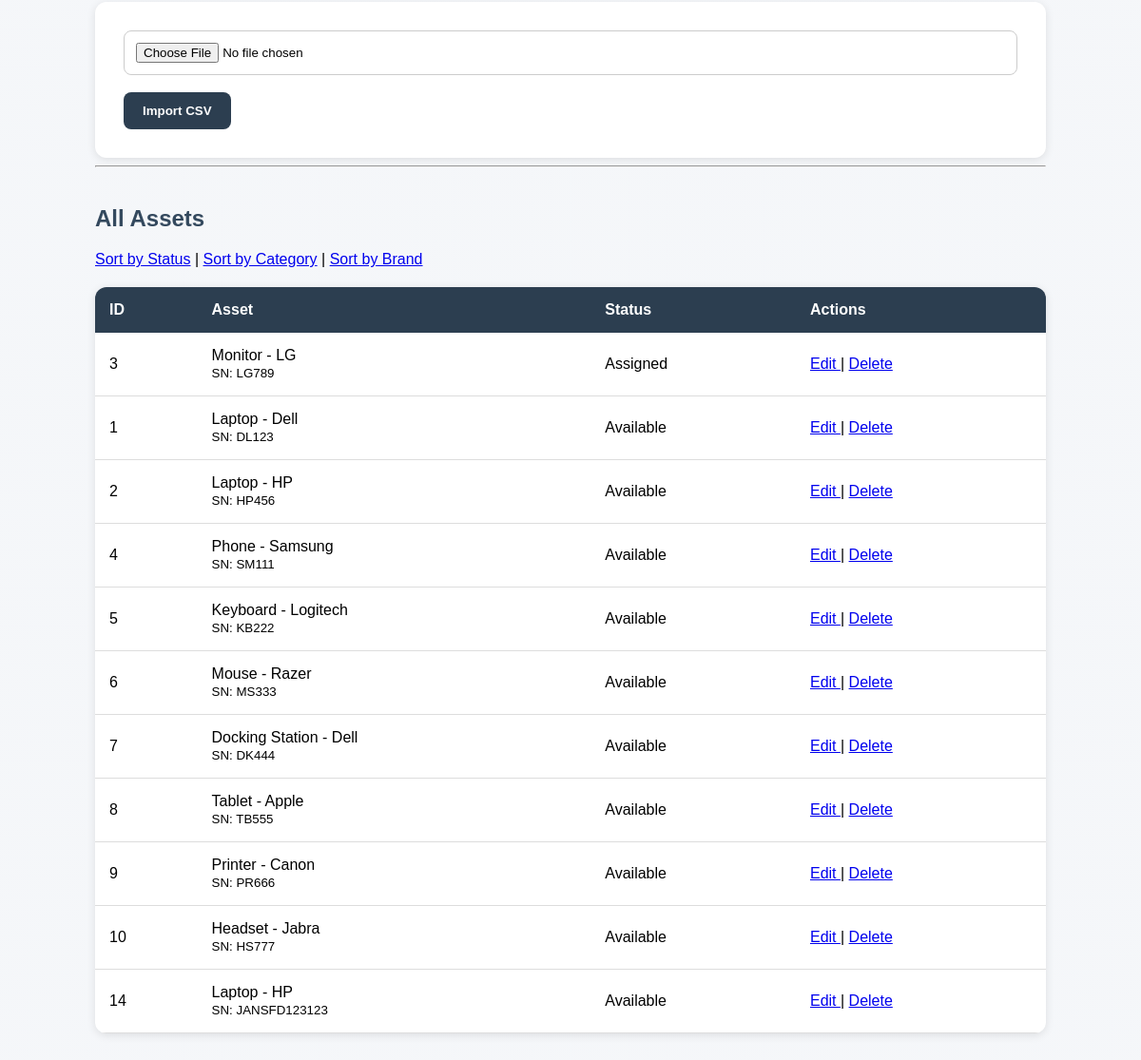
The page /assets/add (lower part) on the database as committed earlier.
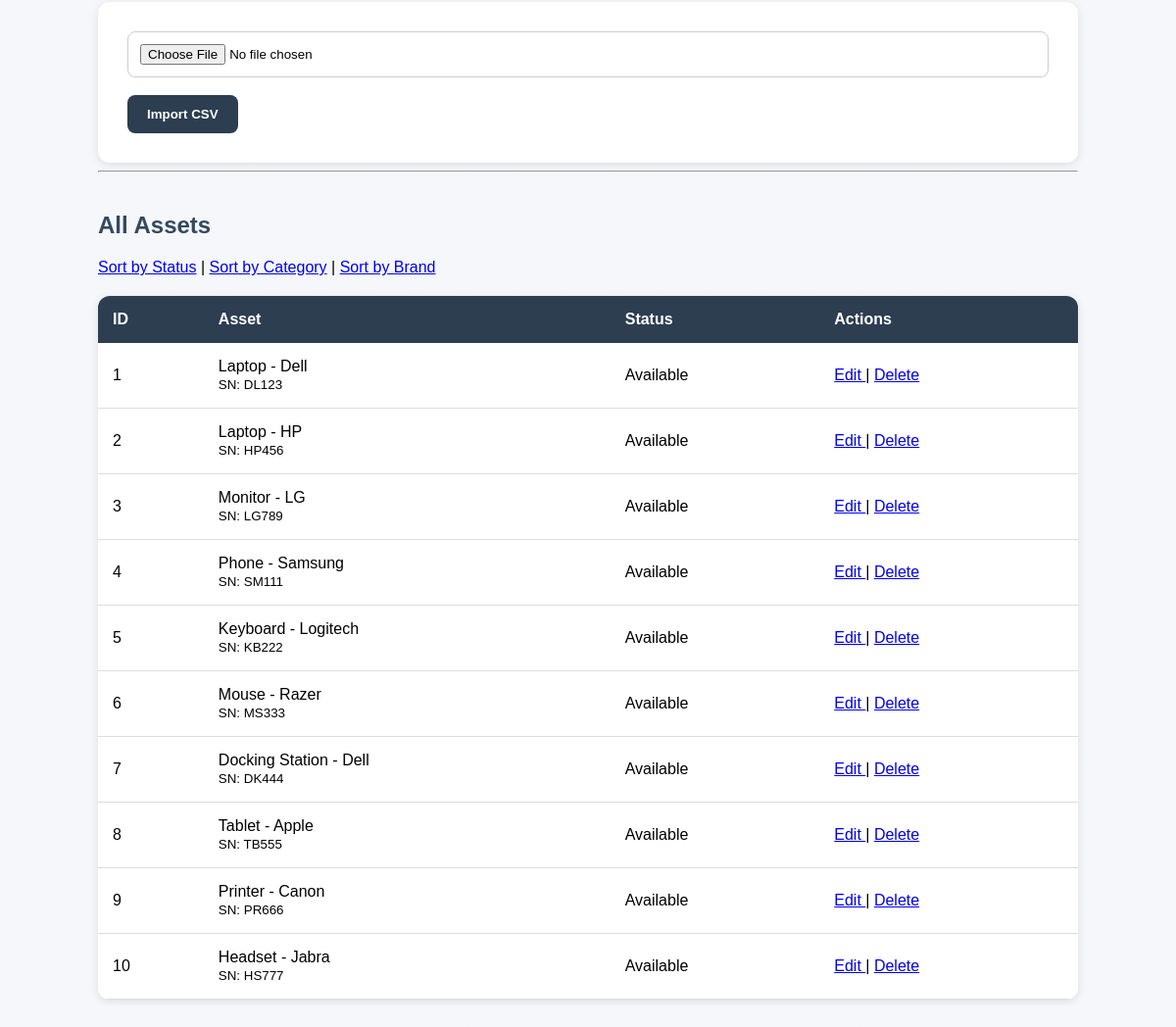
The same page on the database as committed later.
### tables this page shows
CREATE TABLE assets (
        id INTEGER PRIMARY KEY AUTOINCREMENT,
        category TEXT,
        brand TEXT,
        serial_number TEXT UNIQUE,
        status TEXT NOT NULL DEFAULT 'Available',
        purchase_date TEXT
    );

### routes/assets.py (the view, shortened to what this page needs)
    @app.route("/assets/add", methods=["GET", "POST"])
    def add_asset_route():
        sort_by = request.args.get("sort", "status")
        assets = get_all_assets(sort_by)
        return render_template("assets/add.html",assets=assets)

### services/add_assets.py (called while the page is built)
def get_all_assets(sort_by="status"):
    conn = sqlite3.connect(DB_PATH)
    conn.row_factory = sqlite3.Row
    cursor = conn.cursor()
    allowed_sorts = {"status": "status","category": "category","brand": "brand"}
    sort_column = allowed_sorts.get(sort_by, "status")
    query = f"""
        SELECT *
        FROM assets
        ORDER BY {sort_column}"""
    cursor.execute(query)
    data = cursor.fetchall()
    conn.close()
    return data

### templates/assets/add.html (shortened to what this page needs)
<!DOCTYPE html>
<html>
<head>
    <link rel="stylesheet"
          href="{{ url_for('static', filename='style.css') }}">
</head>
<body>
<div class="container">
    <form method="POST"
          enctype="multipart/form-data">
        <input type="file"
               name="csv_file"
               accept=".csv"
               required>
        <br><br>
        <button type="submit"
                name="import_csv">
            Import CSV
        </button>
    </form>
    <hr>
    <h2>All Assets</h2>
    <p>
    <a href="?sort=status">Sort by Status</a>
    |
    <a href="?sort=category">Sort by Category</a>
    |
    <a href="?sort=brand">Sort by Brand</a>
    </p>
    <table>
        <tr>
            <th>ID</th>
            <th>Asset</th>
            <th>Status</th>
            <th>Actions</th>
        </tr>
        {% for asset in assets %}
        <tr>
            <td>
                {{ asset["id"] }}
            </td>
            <td>
                {{ asset["category"] }}
                -
                {{ asset["brand"] }}
                <br>
                <small>
                    SN:
                    {{ asset["serial_number"] }}
                </small>
            </td>
            <td>
                {{ asset["status"] }}
            </td>
            <td>
                <a href="/assets/edit/{{ asset['id'] }}">
                    Edit
                </a>
                |
                <a href="/assets/delete/{{ asset['id'] }}">
                    Delete
                </a>
            </td>
        </tr>
        {% endfor %}
    </table>
</div>
</body>
</html>

Rows that differ between the two databases and show on the page:
removed assets: id "14", category "Laptop", brand "HP", serial_number "JANSFD123123", status "Available"
changed assets "Monitor": status "Assigned" → "Available"; moves down the list
